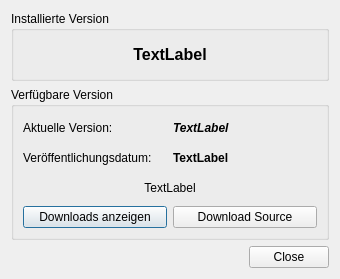
<?xml version="1.0" encoding="UTF-8"?>
<ui version="4.0">
 <class>Updates</class>
 <widget class="QDialog" name="Updates">
  <property name="windowModality">
   <enum>Qt::ApplicationModal</enum>
  </property>
  <property name="geometry">
   <rect>
    <x>0</x>
    <y>0</y>
    <width>340</width>
    <height>279</height>
   </rect>
  </property>
  <property name="sizePolicy">
   <sizepolicy hsizetype="Fixed" vsizetype="Fixed">
    <horstretch>0</horstretch>
    <verstretch>0</verstretch>
   </sizepolicy>
  </property>
  <property name="windowTitle">
   <string>Dialog</string>
  </property>
  <layout class="QVBoxLayout" name="verticalLayout_3">
   <item>
    <widget class="QGroupBox" name="groupBox">
     <property name="title">
      <string>Installierte Version</string>
     </property>
     <layout class="QVBoxLayout" name="verticalLayout">
      <item>
       <widget class="QLabel" name="txt_Currend_Version">
        <property name="minimumSize">
         <size>
          <width>0</width>
          <height>24</height>
         </size>
        </property>
        <property name="font">
         <font>
          <pointsize>12</pointsize>
          <weight>75</weight>
          <bold>true</bold>
         </font>
        </property>
        <property name="text">
         <string>TextLabel</string>
        </property>
        <property name="alignment">
         <set>Qt::AlignCenter</set>
        </property>
       </widget>
      </item>
     </layout>
    </widget>
   </item>
   <item>
    <widget class="QGroupBox" name="groupBox_2">
     <property name="title">
      <string>Verfügbare Version</string>
     </property>
     <layout class="QVBoxLayout" name="verticalLayout_2">
      <item>
       <layout class="QGridLayout" name="gridLayout">
        <item row="1" column="0">
         <widget class="QLabel" name="label_3">
          <property name="minimumSize">
           <size>
            <width>0</width>
            <height>24</height>
           </size>
          </property>
          <property name="text">
           <string>Veröffentlichungsdatum:</string>
          </property>
         </widget>
        </item>
        <item row="1" column="1">
         <widget class="QLabel" name="txt_Released">
          <property name="minimumSize">
           <size>
            <width>0</width>
            <height>24</height>
           </size>
          </property>
          <property name="font">
           <font>
            <weight>75</weight>
            <bold>true</bold>
           </font>
          </property>
          <property name="text">
           <string>TextLabel</string>
          </property>
         </widget>
        </item>
        <item row="0" column="1">
         <widget class="QLabel" name="txt_New_Version">
          <property name="minimumSize">
           <size>
            <width>0</width>
            <height>24</height>
           </size>
          </property>
          <property name="font">
           <font>
            <weight>75</weight>
            <italic>true</italic>
            <bold>true</bold>
           </font>
          </property>
          <property name="text">
           <string>TextLabel</string>
          </property>
         </widget>
        </item>
        <item row="0" column="0">
         <widget class="QLabel" name="label_2">
          <property name="minimumSize">
           <size>
            <width>0</width>
            <height>24</height>
           </size>
          </property>
          <property name="text">
           <string>Aktuelle Version:</string>
          </property>
         </widget>
        </item>
        <item row="2" column="0" colspan="2">
         <widget class="QLabel" name="txt_Status">
          <property name="minimumSize">
           <size>
            <width>0</width>
            <height>24</height>
           </size>
          </property>
          <property name="text">
           <string>TextLabel</string>
          </property>
          <property name="alignment">
           <set>Qt::AlignCenter</set>
          </property>
         </widget>
        </item>
        <item row="3" column="0">
         <widget class="QPushButton" name="cLB_Show">
          <property name="maximumSize">
           <size>
            <width>16777215</width>
            <height>16777215</height>
           </size>
          </property>
          <property name="text">
           <string>Downloads anzeigen</string>
          </property>
          <property name="iconSize">
           <size>
            <width>16</width>
            <height>16</height>
           </size>
          </property>
          <property name="default">
           <bool>false</bool>
          </property>
         </widget>
        </item>
        <item row="3" column="1">
         <widget class="QPushButton" name="cLB_Download">
          <property name="text">
           <string>Download Source</string>
          </property>
          <property name="iconSize">
           <size>
            <width>16</width>
            <height>16</height>
           </size>
          </property>
         </widget>
        </item>
       </layout>
      </item>
     </layout>
    </widget>
   </item>
   <item>
    <widget class="QDialogButtonBox" name="buttonBox">
     <property name="sizePolicy">
      <sizepolicy hsizetype="Expanding" vsizetype="Fixed">
       <horstretch>0</horstretch>
       <verstretch>0</verstretch>
      </sizepolicy>
     </property>
     <property name="orientation">
      <enum>Qt::Horizontal</enum>
     </property>
     <property name="standardButtons">
      <set>QDialogButtonBox::Close</set>
     </property>
     <property name="centerButtons">
      <bool>false</bool>
     </property>
    </widget>
   </item>
  </layout>
 </widget>
 <resources/>
 <connections>
  <connection>
   <sender>buttonBox</sender>
   <signal>accepted()</signal>
   <receiver>Updates</receiver>
   <slot>accept()</slot>
   <hints>
    <hint type="sourcelabel">
     <x>248</x>
     <y>254</y>
    </hint>
    <hint type="destinationlabel">
     <x>157</x>
     <y>274</y>
    </hint>
   </hints>
  </connection>
  <connection>
   <sender>buttonBox</sender>
   <signal>rejected()</signal>
   <receiver>Updates</receiver>
   <slot>reject()</slot>
   <hints>
    <hint type="sourcelabel">
     <x>316</x>
     <y>260</y>
    </hint>
    <hint type="destinationlabel">
     <x>286</x>
     <y>274</y>
    </hint>
   </hints>
  </connection>
 </connections>
</ui>
